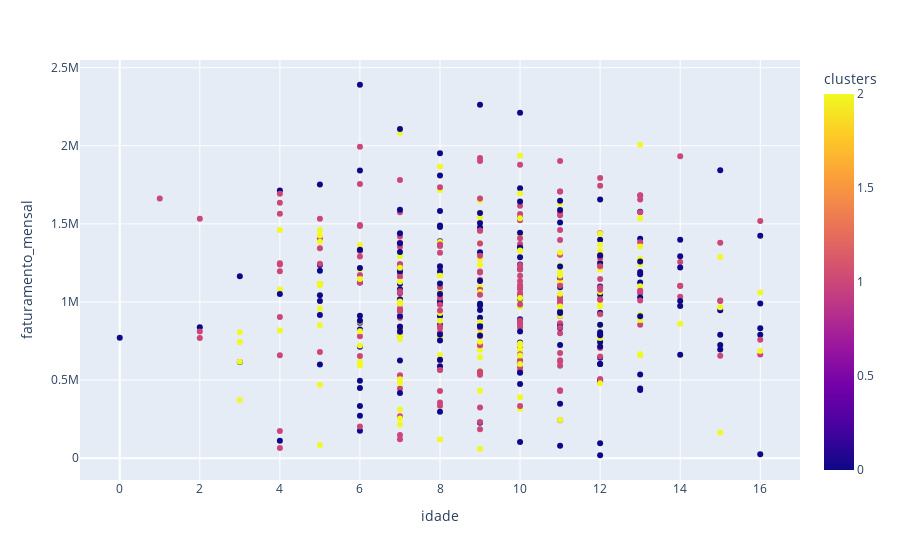

Write notebook code for a chart like this one.
### Code cell
px.scatter(clientes, x='idade', y='faturamento_mensal', color='clusters')

### Figure 1 — Plotly figure (JSON) as saved in the notebook; plotly's stock layout.template omitted (floating-point values rounded to 4 significant figures; data arrays with more than 128 entries replaced by an {"elided": "..."} marker saying what was removed)
{"data": [{"hovertemplate": "idade=%{x}<br>faturamento_mensal=%{y}<br>clusters=%{marker.color}<extra></extra>", "legendgroup": "", "marker": {"color": {"elided": "500 int values"}, "coloraxis": "coloraxis", "symbol": "circle"}, "mode": "markers", "name": "", "orientation": "v", "showlegend": false, "type": "scatter", "x": {"elided": "500 int values"}, "xaxis": "x", "y": {"elided": "500 float values"}, "yaxis": "y"}], "layout": {"coloraxis": {"colorbar": {"title": {"text": "clusters"}}, "colorscale": [[0, "#0d0887"], [0.1111, "#46039f"], [0.2222, "#7201a8"], [0.3333, "#9c179e"], [0.4444, "#bd3786"], [0.5556, "#d8576b"], [0.6667, "#ed7953"], [0.7778, "#fb9f3a"], [0.8889, "#fdca26"], [1, "#f0f921"]]}, "legend": {"tracegroupgap": 0}, "margin": {"t": 60}, "xaxis": {"anchor": "y", "domain": [0, 1], "title": {"text": "idade"}}, "yaxis": {"anchor": "x", "domain": [0, 1], "title": {"text": "faturamento_mensal"}}}}
